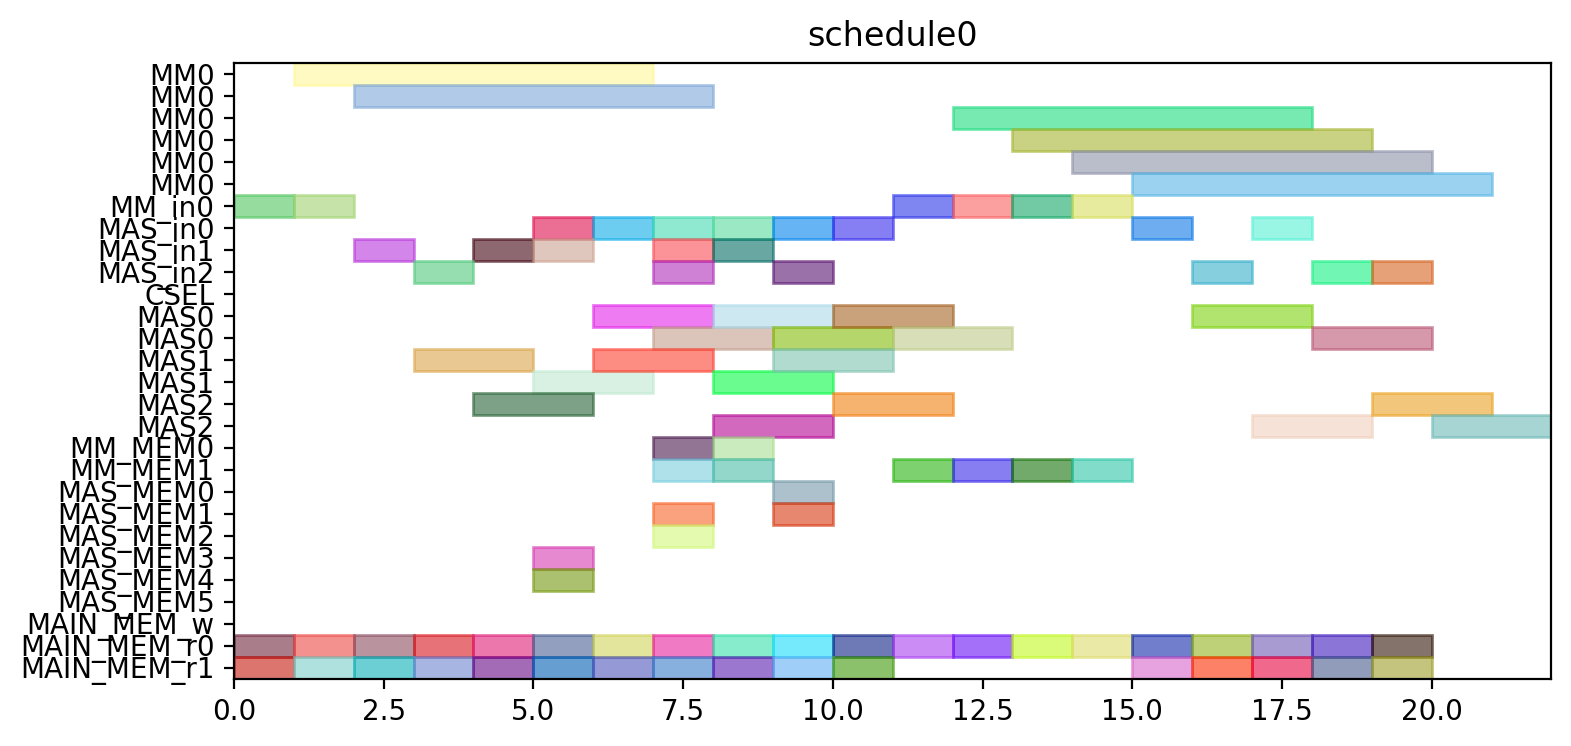

Source code (Python):
from pyschedule import Scenario, solvers, plotters, alt


def solve():
	horizon = 120
	S = Scenario("schedule0", horizon=horizon)

	# resource
	MM = S.Resources('MM', num=1, size=6)
	MM_in = S.Resources('MM_in', num=1)
	MAS_in = S.Resources('MAS_in', num=3)
	CSEL = S.Resource('CSEL')
	MAS = S.Resources('MAS', num=3, size=2, periods=range(1, horizon))
	MM_MEM = S.Resources('MM_MEM', num=2)
	MAS_MEM = S.Resources('MAS_MEM', num=6)
	MAIN_MEM_w = S.Resource('MAIN_MEM_w', size=1)
	MAIN_MEM_r = S.Resources('MAIN_MEM_r', num=2)

	# result of previous scheduling

	# new tasks
	c_qinv_denom_inv0 = S.Task('c_qinv_denom_inv0', length=6, delay_cost=1)
	c_qinv_denom_inv0 += alt(MM)
	c_qinv_denom_inv0_in = S.Task('c_qinv_denom_inv0_in', length=1, delay_cost=1)
	c_qinv_denom_inv0_in += alt(MM_in)
	S += c_qinv_denom_inv0_in*MM_in[0]<=c_qinv_denom_inv0*MM[0]
	c_qinv_denom_inv0_mem0 = S.Task('c_qinv_denom_inv0_mem0', length=1, delay_cost=1)
	c_qinv_denom_inv0_mem0 += MAIN_MEM_r[0]
	S += c_qinv_denom_inv0_mem0 <= c_qinv_denom_inv0

	c_qinv_denom_inv0_mem1 = S.Task('c_qinv_denom_inv0_mem1', length=1, delay_cost=1)
	c_qinv_denom_inv0_mem1 += MAIN_MEM_r[1]
	S += c_qinv_denom_inv0_mem1 <= c_qinv_denom_inv0

	c_qinv_denom_inv1_ = S.Task('c_qinv_denom_inv1_', length=6, delay_cost=1)
	c_qinv_denom_inv1_ += alt(MM)
	c_qinv_denom_inv1__in = S.Task('c_qinv_denom_inv1__in', length=1, delay_cost=1)
	c_qinv_denom_inv1__in += alt(MM_in)
	S += c_qinv_denom_inv1__in*MM_in[0]<=c_qinv_denom_inv1_*MM[0]
	c_qinv_denom_inv1__mem0 = S.Task('c_qinv_denom_inv1__mem0', length=1, delay_cost=1)
	c_qinv_denom_inv1__mem0 += MAIN_MEM_r[0]
	S += c_qinv_denom_inv1__mem0 <= c_qinv_denom_inv1_

	c_qinv_denom_inv1__mem1 = S.Task('c_qinv_denom_inv1__mem1', length=1, delay_cost=1)
	c_qinv_denom_inv1__mem1 += MAIN_MEM_r[1]
	S += c_qinv_denom_inv1__mem1 <= c_qinv_denom_inv1_

	c_qinv0_t2 = S.Task('c_qinv0_t2', length=2, delay_cost=1)
	c_qinv0_t2 += alt(MAS)
	c_qinv0_t2_in = S.Task('c_qinv0_t2_in', length=1, delay_cost=1)
	c_qinv0_t2_in += alt(MAS_in)
	S += c_qinv0_t2_in*MAS_in[0]<=c_qinv0_t2*MAS[0]

	S += c_qinv0_t2_in*MAS_in[1]<=c_qinv0_t2*MAS[1]

	S += c_qinv0_t2_in*MAS_in[2]<=c_qinv0_t2*MAS[2]

	c_qinv0_t2_mem0 = S.Task('c_qinv0_t2_mem0', length=1, delay_cost=1)
	c_qinv0_t2_mem0 += MAIN_MEM_r[0]
	S += c_qinv0_t2_mem0 <= c_qinv0_t2

	c_qinv0_t2_mem1 = S.Task('c_qinv0_t2_mem1', length=1, delay_cost=1)
	c_qinv0_t2_mem1 += MAIN_MEM_r[1]
	S += c_qinv0_t2_mem1 <= c_qinv0_t2

	c_qinv1__t2 = S.Task('c_qinv1__t2', length=2, delay_cost=1)
	c_qinv1__t2 += alt(MAS)
	c_qinv1__t2_in = S.Task('c_qinv1__t2_in', length=1, delay_cost=1)
	c_qinv1__t2_in += alt(MAS_in)
	S += c_qinv1__t2_in*MAS_in[0]<=c_qinv1__t2*MAS[0]

	S += c_qinv1__t2_in*MAS_in[1]<=c_qinv1__t2*MAS[1]

	S += c_qinv1__t2_in*MAS_in[2]<=c_qinv1__t2*MAS[2]

	c_qinv1__t2_mem0 = S.Task('c_qinv1__t2_mem0', length=1, delay_cost=1)
	c_qinv1__t2_mem0 += MAIN_MEM_r[0]
	S += c_qinv1__t2_mem0 <= c_qinv1__t2

	c_qinv1__t2_mem1 = S.Task('c_qinv1__t2_mem1', length=1, delay_cost=1)
	c_qinv1__t2_mem1 += MAIN_MEM_r[1]
	S += c_qinv1__t2_mem1 <= c_qinv1__t2

	c0_t0_t2 = S.Task('c0_t0_t2', length=2, delay_cost=1)
	c0_t0_t2 += alt(MAS)
	c0_t0_t2_in = S.Task('c0_t0_t2_in', length=1, delay_cost=1)
	c0_t0_t2_in += alt(MAS_in)
	S += c0_t0_t2_in*MAS_in[0]<=c0_t0_t2*MAS[0]

	S += c0_t0_t2_in*MAS_in[1]<=c0_t0_t2*MAS[1]

	S += c0_t0_t2_in*MAS_in[2]<=c0_t0_t2*MAS[2]

	c0_t0_t2_mem0 = S.Task('c0_t0_t2_mem0', length=1, delay_cost=1)
	c0_t0_t2_mem0 += MAIN_MEM_r[0]
	S += c0_t0_t2_mem0 <= c0_t0_t2

	c0_t0_t2_mem1 = S.Task('c0_t0_t2_mem1', length=1, delay_cost=1)
	c0_t0_t2_mem1 += MAIN_MEM_r[1]
	S += c0_t0_t2_mem1 <= c0_t0_t2

	c0_t1_t2 = S.Task('c0_t1_t2', length=2, delay_cost=1)
	c0_t1_t2 += alt(MAS)
	c0_t1_t2_in = S.Task('c0_t1_t2_in', length=1, delay_cost=1)
	c0_t1_t2_in += alt(MAS_in)
	S += c0_t1_t2_in*MAS_in[0]<=c0_t1_t2*MAS[0]

	S += c0_t1_t2_in*MAS_in[1]<=c0_t1_t2*MAS[1]

	S += c0_t1_t2_in*MAS_in[2]<=c0_t1_t2*MAS[2]

	c0_t1_t2_mem0 = S.Task('c0_t1_t2_mem0', length=1, delay_cost=1)
	c0_t1_t2_mem0 += MAIN_MEM_r[0]
	S += c0_t1_t2_mem0 <= c0_t1_t2

	c0_t1_t2_mem1 = S.Task('c0_t1_t2_mem1', length=1, delay_cost=1)
	c0_t1_t2_mem1 += MAIN_MEM_r[1]
	S += c0_t1_t2_mem1 <= c0_t1_t2

	c0_t20 = S.Task('c0_t20', length=2, delay_cost=1)
	c0_t20 += alt(MAS)
	c0_t20_in = S.Task('c0_t20_in', length=1, delay_cost=1)
	c0_t20_in += alt(MAS_in)
	S += c0_t20_in*MAS_in[0]<=c0_t20*MAS[0]

	S += c0_t20_in*MAS_in[1]<=c0_t20*MAS[1]

	S += c0_t20_in*MAS_in[2]<=c0_t20*MAS[2]

	c0_t20_mem0 = S.Task('c0_t20_mem0', length=1, delay_cost=1)
	c0_t20_mem0 += MAIN_MEM_r[0]
	S += c0_t20_mem0 <= c0_t20

	c0_t20_mem1 = S.Task('c0_t20_mem1', length=1, delay_cost=1)
	c0_t20_mem1 += MAIN_MEM_r[1]
	S += c0_t20_mem1 <= c0_t20

	c0_t21 = S.Task('c0_t21', length=2, delay_cost=1)
	c0_t21 += alt(MAS)
	c0_t21_in = S.Task('c0_t21_in', length=1, delay_cost=1)
	c0_t21_in += alt(MAS_in)
	S += c0_t21_in*MAS_in[0]<=c0_t21*MAS[0]

	S += c0_t21_in*MAS_in[1]<=c0_t21*MAS[1]

	S += c0_t21_in*MAS_in[2]<=c0_t21*MAS[2]

	c0_t21_mem0 = S.Task('c0_t21_mem0', length=1, delay_cost=1)
	c0_t21_mem0 += MAIN_MEM_r[0]
	S += c0_t21_mem0 <= c0_t21

	c0_t21_mem1 = S.Task('c0_t21_mem1', length=1, delay_cost=1)
	c0_t21_mem1 += MAIN_MEM_r[1]
	S += c0_t21_mem1 <= c0_t21

	c1_t0_t2 = S.Task('c1_t0_t2', length=2, delay_cost=1)
	c1_t0_t2 += alt(MAS)
	c1_t0_t2_in = S.Task('c1_t0_t2_in', length=1, delay_cost=1)
	c1_t0_t2_in += alt(MAS_in)
	S += c1_t0_t2_in*MAS_in[0]<=c1_t0_t2*MAS[0]

	S += c1_t0_t2_in*MAS_in[1]<=c1_t0_t2*MAS[1]

	S += c1_t0_t2_in*MAS_in[2]<=c1_t0_t2*MAS[2]

	c1_t0_t2_mem0 = S.Task('c1_t0_t2_mem0', length=1, delay_cost=1)
	c1_t0_t2_mem0 += MAIN_MEM_r[0]
	S += c1_t0_t2_mem0 <= c1_t0_t2

	c1_t0_t2_mem1 = S.Task('c1_t0_t2_mem1', length=1, delay_cost=1)
	c1_t0_t2_mem1 += MAIN_MEM_r[1]
	S += c1_t0_t2_mem1 <= c1_t0_t2

	c1_t1_t2 = S.Task('c1_t1_t2', length=2, delay_cost=1)
	c1_t1_t2 += alt(MAS)
	c1_t1_t2_in = S.Task('c1_t1_t2_in', length=1, delay_cost=1)
	c1_t1_t2_in += alt(MAS_in)
	S += c1_t1_t2_in*MAS_in[0]<=c1_t1_t2*MAS[0]

	S += c1_t1_t2_in*MAS_in[1]<=c1_t1_t2*MAS[1]

	S += c1_t1_t2_in*MAS_in[2]<=c1_t1_t2*MAS[2]

	c1_t1_t2_mem0 = S.Task('c1_t1_t2_mem0', length=1, delay_cost=1)
	c1_t1_t2_mem0 += MAIN_MEM_r[0]
	S += c1_t1_t2_mem0 <= c1_t1_t2

	c1_t1_t2_mem1 = S.Task('c1_t1_t2_mem1', length=1, delay_cost=1)
	c1_t1_t2_mem1 += MAIN_MEM_r[1]
	S += c1_t1_t2_mem1 <= c1_t1_t2

	c1_t20 = S.Task('c1_t20', length=2, delay_cost=1)
	c1_t20 += alt(MAS)
	c1_t20_in = S.Task('c1_t20_in', length=1, delay_cost=1)
	c1_t20_in += alt(MAS_in)
	S += c1_t20_in*MAS_in[0]<=c1_t20*MAS[0]

	S += c1_t20_in*MAS_in[1]<=c1_t20*MAS[1]

	S += c1_t20_in*MAS_in[2]<=c1_t20*MAS[2]

	c1_t20_mem0 = S.Task('c1_t20_mem0', length=1, delay_cost=1)
	c1_t20_mem0 += MAIN_MEM_r[0]
	S += c1_t20_mem0 <= c1_t20

	c1_t20_mem1 = S.Task('c1_t20_mem1', length=1, delay_cost=1)
	c1_t20_mem1 += MAIN_MEM_r[1]
	S += c1_t20_mem1 <= c1_t20

	c1_t21 = S.Task('c1_t21', length=2, delay_cost=1)
	c1_t21 += alt(MAS)
	c1_t21_in = S.Task('c1_t21_in', length=1, delay_cost=1)
	c1_t21_in += alt(MAS_in)
	S += c1_t21_in*MAS_in[0]<=c1_t21*MAS[0]

	S += c1_t21_in*MAS_in[1]<=c1_t21*MAS[1]

	S += c1_t21_in*MAS_in[2]<=c1_t21*MAS[2]

	c1_t21_mem0 = S.Task('c1_t21_mem0', length=1, delay_cost=1)
	c1_t21_mem0 += MAIN_MEM_r[0]
	S += c1_t21_mem0 <= c1_t21

	c1_t21_mem1 = S.Task('c1_t21_mem1', length=1, delay_cost=1)
	c1_t21_mem1 += MAIN_MEM_r[1]
	S += c1_t21_mem1 <= c1_t21

	c2_t0_t2 = S.Task('c2_t0_t2', length=2, delay_cost=1)
	c2_t0_t2 += alt(MAS)
	c2_t0_t2_in = S.Task('c2_t0_t2_in', length=1, delay_cost=1)
	c2_t0_t2_in += alt(MAS_in)
	S += c2_t0_t2_in*MAS_in[0]<=c2_t0_t2*MAS[0]

	S += c2_t0_t2_in*MAS_in[1]<=c2_t0_t2*MAS[1]

	S += c2_t0_t2_in*MAS_in[2]<=c2_t0_t2*MAS[2]

	c2_t0_t2_mem0 = S.Task('c2_t0_t2_mem0', length=1, delay_cost=1)
	c2_t0_t2_mem0 += MAIN_MEM_r[0]
	S += c2_t0_t2_mem0 <= c2_t0_t2

	c2_t0_t2_mem1 = S.Task('c2_t0_t2_mem1', length=1, delay_cost=1)
	c2_t0_t2_mem1 += MAIN_MEM_r[1]
	S += c2_t0_t2_mem1 <= c2_t0_t2

	c2_t1_t2 = S.Task('c2_t1_t2', length=2, delay_cost=1)
	c2_t1_t2 += alt(MAS)
	c2_t1_t2_in = S.Task('c2_t1_t2_in', length=1, delay_cost=1)
	c2_t1_t2_in += alt(MAS_in)
	S += c2_t1_t2_in*MAS_in[0]<=c2_t1_t2*MAS[0]

	S += c2_t1_t2_in*MAS_in[1]<=c2_t1_t2*MAS[1]

	S += c2_t1_t2_in*MAS_in[2]<=c2_t1_t2*MAS[2]

	c2_t1_t2_mem0 = S.Task('c2_t1_t2_mem0', length=1, delay_cost=1)
	c2_t1_t2_mem0 += MAIN_MEM_r[0]
	S += c2_t1_t2_mem0 <= c2_t1_t2

	c2_t1_t2_mem1 = S.Task('c2_t1_t2_mem1', length=1, delay_cost=1)
	c2_t1_t2_mem1 += MAIN_MEM_r[1]
	S += c2_t1_t2_mem1 <= c2_t1_t2

	c2_t20 = S.Task('c2_t20', length=2, delay_cost=1)
	c2_t20 += alt(MAS)
	c2_t20_in = S.Task('c2_t20_in', length=1, delay_cost=1)
	c2_t20_in += alt(MAS_in)
	S += c2_t20_in*MAS_in[0]<=c2_t20*MAS[0]

	S += c2_t20_in*MAS_in[1]<=c2_t20*MAS[1]

	S += c2_t20_in*MAS_in[2]<=c2_t20*MAS[2]

	c2_t20_mem0 = S.Task('c2_t20_mem0', length=1, delay_cost=1)
	c2_t20_mem0 += MAIN_MEM_r[0]
	S += c2_t20_mem0 <= c2_t20

	c2_t20_mem1 = S.Task('c2_t20_mem1', length=1, delay_cost=1)
	c2_t20_mem1 += MAIN_MEM_r[1]
	S += c2_t20_mem1 <= c2_t20

	c2_t21 = S.Task('c2_t21', length=2, delay_cost=1)
	c2_t21 += alt(MAS)
	c2_t21_in = S.Task('c2_t21_in', length=1, delay_cost=1)
	c2_t21_in += alt(MAS_in)
	S += c2_t21_in*MAS_in[0]<=c2_t21*MAS[0]

	S += c2_t21_in*MAS_in[1]<=c2_t21*MAS[1]

	S += c2_t21_in*MAS_in[2]<=c2_t21*MAS[2]

	c2_t21_mem0 = S.Task('c2_t21_mem0', length=1, delay_cost=1)
	c2_t21_mem0 += MAIN_MEM_r[0]
	S += c2_t21_mem0 <= c2_t21

	c2_t21_mem1 = S.Task('c2_t21_mem1', length=1, delay_cost=1)
	c2_t21_mem1 += MAIN_MEM_r[1]
	S += c2_t21_mem1 <= c2_t21

	c_qinv0_t0 = S.Task('c_qinv0_t0', length=6, delay_cost=1)
	c_qinv0_t0 += alt(MM)
	c_qinv0_t0_in = S.Task('c_qinv0_t0_in', length=1, delay_cost=1)
	c_qinv0_t0_in += alt(MM_in)
	S += c_qinv0_t0_in*MM_in[0]<=c_qinv0_t0*MM[0]
	c_qinv0_t0_mem0 = S.Task('c_qinv0_t0_mem0', length=1, delay_cost=1)
	c_qinv0_t0_mem0 += MAIN_MEM_r[0]
	S += c_qinv0_t0_mem0 <= c_qinv0_t0

	c_qinv0_t0_mem1 = S.Task('c_qinv0_t0_mem1', length=1, delay_cost=1)
	c_qinv0_t0_mem1 += alt(MM_MEM)
	S += (c_qinv_denom_inv0*MM[0])-1 < c_qinv0_t0_mem1*MM_MEM[1]
	S += c_qinv0_t0_mem1 <= c_qinv0_t0

	c_qinv0_t1 = S.Task('c_qinv0_t1', length=6, delay_cost=1)
	c_qinv0_t1 += alt(MM)
	c_qinv0_t1_in = S.Task('c_qinv0_t1_in', length=1, delay_cost=1)
	c_qinv0_t1_in += alt(MM_in)
	S += c_qinv0_t1_in*MM_in[0]<=c_qinv0_t1*MM[0]
	c_qinv0_t1_mem0 = S.Task('c_qinv0_t1_mem0', length=1, delay_cost=1)
	c_qinv0_t1_mem0 += MAIN_MEM_r[0]
	S += c_qinv0_t1_mem0 <= c_qinv0_t1

	c_qinv0_t1_mem1 = S.Task('c_qinv0_t1_mem1', length=1, delay_cost=1)
	c_qinv0_t1_mem1 += alt(MM_MEM)
	S += (c_qinv_denom_inv1_*MM[0])-1 < c_qinv0_t1_mem1*MM_MEM[1]
	S += c_qinv0_t1_mem1 <= c_qinv0_t1

	c_qinv0_t3 = S.Task('c_qinv0_t3', length=2, delay_cost=1)
	c_qinv0_t3 += alt(MAS)
	c_qinv0_t3_in = S.Task('c_qinv0_t3_in', length=1, delay_cost=1)
	c_qinv0_t3_in += alt(MAS_in)
	S += c_qinv0_t3_in*MAS_in[0]<=c_qinv0_t3*MAS[0]

	S += c_qinv0_t3_in*MAS_in[1]<=c_qinv0_t3*MAS[1]

	S += c_qinv0_t3_in*MAS_in[2]<=c_qinv0_t3*MAS[2]

	c_qinv0_t3_mem0 = S.Task('c_qinv0_t3_mem0', length=1, delay_cost=1)
	c_qinv0_t3_mem0 += alt(MM_MEM)
	S += (c_qinv_denom_inv0*MM[0])-1 < c_qinv0_t3_mem0*MM_MEM[0]
	S += c_qinv0_t3_mem0 <= c_qinv0_t3

	c_qinv0_t3_mem1 = S.Task('c_qinv0_t3_mem1', length=1, delay_cost=1)
	c_qinv0_t3_mem1 += alt(MM_MEM)
	S += (c_qinv_denom_inv1_*MM[0])-1 < c_qinv0_t3_mem1*MM_MEM[1]
	S += c_qinv0_t3_mem1 <= c_qinv0_t3

	c_qinv1__t0 = S.Task('c_qinv1__t0', length=6, delay_cost=1)
	c_qinv1__t0 += alt(MM)
	c_qinv1__t0_in = S.Task('c_qinv1__t0_in', length=1, delay_cost=1)
	c_qinv1__t0_in += alt(MM_in)
	S += c_qinv1__t0_in*MM_in[0]<=c_qinv1__t0*MM[0]
	c_qinv1__t0_mem0 = S.Task('c_qinv1__t0_mem0', length=1, delay_cost=1)
	c_qinv1__t0_mem0 += MAIN_MEM_r[0]
	S += c_qinv1__t0_mem0 <= c_qinv1__t0

	c_qinv1__t0_mem1 = S.Task('c_qinv1__t0_mem1', length=1, delay_cost=1)
	c_qinv1__t0_mem1 += alt(MM_MEM)
	S += (c_qinv_denom_inv0*MM[0])-1 < c_qinv1__t0_mem1*MM_MEM[1]
	S += c_qinv1__t0_mem1 <= c_qinv1__t0

	c_qinv1__t1 = S.Task('c_qinv1__t1', length=6, delay_cost=1)
	c_qinv1__t1 += alt(MM)
	c_qinv1__t1_in = S.Task('c_qinv1__t1_in', length=1, delay_cost=1)
	c_qinv1__t1_in += alt(MM_in)
	S += c_qinv1__t1_in*MM_in[0]<=c_qinv1__t1*MM[0]
	c_qinv1__t1_mem0 = S.Task('c_qinv1__t1_mem0', length=1, delay_cost=1)
	c_qinv1__t1_mem0 += MAIN_MEM_r[0]
	S += c_qinv1__t1_mem0 <= c_qinv1__t1

	c_qinv1__t1_mem1 = S.Task('c_qinv1__t1_mem1', length=1, delay_cost=1)
	c_qinv1__t1_mem1 += alt(MM_MEM)
	S += (c_qinv_denom_inv1_*MM[0])-1 < c_qinv1__t1_mem1*MM_MEM[1]
	S += c_qinv1__t1_mem1 <= c_qinv1__t1

	c_qinv1__t3 = S.Task('c_qinv1__t3', length=2, delay_cost=1)
	c_qinv1__t3 += alt(MAS)
	c_qinv1__t3_in = S.Task('c_qinv1__t3_in', length=1, delay_cost=1)
	c_qinv1__t3_in += alt(MAS_in)
	S += c_qinv1__t3_in*MAS_in[0]<=c_qinv1__t3*MAS[0]

	S += c_qinv1__t3_in*MAS_in[1]<=c_qinv1__t3*MAS[1]

	S += c_qinv1__t3_in*MAS_in[2]<=c_qinv1__t3*MAS[2]

	c_qinv1__t3_mem0 = S.Task('c_qinv1__t3_mem0', length=1, delay_cost=1)
	c_qinv1__t3_mem0 += alt(MM_MEM)
	S += (c_qinv_denom_inv0*MM[0])-1 < c_qinv1__t3_mem0*MM_MEM[0]
	S += c_qinv1__t3_mem0 <= c_qinv1__t3

	c_qinv1__t3_mem1 = S.Task('c_qinv1__t3_mem1', length=1, delay_cost=1)
	c_qinv1__t3_mem1 += alt(MM_MEM)
	S += (c_qinv_denom_inv1_*MM[0])-1 < c_qinv1__t3_mem1*MM_MEM[1]
	S += c_qinv1__t3_mem1 <= c_qinv1__t3

	c0_t4_t2 = S.Task('c0_t4_t2', length=2, delay_cost=1)
	c0_t4_t2 += alt(MAS)
	c0_t4_t2_in = S.Task('c0_t4_t2_in', length=1, delay_cost=1)
	c0_t4_t2_in += alt(MAS_in)
	S += c0_t4_t2_in*MAS_in[0]<=c0_t4_t2*MAS[0]

	S += c0_t4_t2_in*MAS_in[1]<=c0_t4_t2*MAS[1]

	S += c0_t4_t2_in*MAS_in[2]<=c0_t4_t2*MAS[2]

	c0_t4_t2_mem0 = S.Task('c0_t4_t2_mem0', length=1, delay_cost=1)
	c0_t4_t2_mem0 += alt(MAS_MEM)
	S += (c0_t20*MAS[0])-1 < c0_t4_t2_mem0*MAS_MEM[0]
	S += (c0_t20*MAS[1])-1 < c0_t4_t2_mem0*MAS_MEM[2]
	S += (c0_t20*MAS[2])-1 < c0_t4_t2_mem0*MAS_MEM[4]
	S += c0_t4_t2_mem0 <= c0_t4_t2

	c0_t4_t2_mem1 = S.Task('c0_t4_t2_mem1', length=1, delay_cost=1)
	c0_t4_t2_mem1 += alt(MAS_MEM)
	S += (c0_t21*MAS[0])-1 < c0_t4_t2_mem1*MAS_MEM[1]
	S += (c0_t21*MAS[1])-1 < c0_t4_t2_mem1*MAS_MEM[3]
	S += (c0_t21*MAS[2])-1 < c0_t4_t2_mem1*MAS_MEM[5]
	S += c0_t4_t2_mem1 <= c0_t4_t2

	c1_t4_t2 = S.Task('c1_t4_t2', length=2, delay_cost=1)
	c1_t4_t2 += alt(MAS)
	c1_t4_t2_in = S.Task('c1_t4_t2_in', length=1, delay_cost=1)
	c1_t4_t2_in += alt(MAS_in)
	S += c1_t4_t2_in*MAS_in[0]<=c1_t4_t2*MAS[0]

	S += c1_t4_t2_in*MAS_in[1]<=c1_t4_t2*MAS[1]

	S += c1_t4_t2_in*MAS_in[2]<=c1_t4_t2*MAS[2]

	c1_t4_t2_mem0 = S.Task('c1_t4_t2_mem0', length=1, delay_cost=1)
	c1_t4_t2_mem0 += alt(MAS_MEM)
	S += (c1_t20*MAS[0])-1 < c1_t4_t2_mem0*MAS_MEM[0]
	S += (c1_t20*MAS[1])-1 < c1_t4_t2_mem0*MAS_MEM[2]
	S += (c1_t20*MAS[2])-1 < c1_t4_t2_mem0*MAS_MEM[4]
	S += c1_t4_t2_mem0 <= c1_t4_t2

	c1_t4_t2_mem1 = S.Task('c1_t4_t2_mem1', length=1, delay_cost=1)
	c1_t4_t2_mem1 += alt(MAS_MEM)
	S += (c1_t21*MAS[0])-1 < c1_t4_t2_mem1*MAS_MEM[1]
	S += (c1_t21*MAS[1])-1 < c1_t4_t2_mem1*MAS_MEM[3]
	S += (c1_t21*MAS[2])-1 < c1_t4_t2_mem1*MAS_MEM[5]
	S += c1_t4_t2_mem1 <= c1_t4_t2

	c2_t4_t2 = S.Task('c2_t4_t2', length=2, delay_cost=1)
	c2_t4_t2 += alt(MAS)
	c2_t4_t2_in = S.Task('c2_t4_t2_in', length=1, delay_cost=1)
	c2_t4_t2_in += alt(MAS_in)
	S += c2_t4_t2_in*MAS_in[0]<=c2_t4_t2*MAS[0]

	S += c2_t4_t2_in*MAS_in[1]<=c2_t4_t2*MAS[1]

	S += c2_t4_t2_in*MAS_in[2]<=c2_t4_t2*MAS[2]

	c2_t4_t2_mem0 = S.Task('c2_t4_t2_mem0', length=1, delay_cost=1)
	c2_t4_t2_mem0 += alt(MAS_MEM)
	S += (c2_t20*MAS[0])-1 < c2_t4_t2_mem0*MAS_MEM[0]
	S += (c2_t20*MAS[1])-1 < c2_t4_t2_mem0*MAS_MEM[2]
	S += (c2_t20*MAS[2])-1 < c2_t4_t2_mem0*MAS_MEM[4]
	S += c2_t4_t2_mem0 <= c2_t4_t2

	c2_t4_t2_mem1 = S.Task('c2_t4_t2_mem1', length=1, delay_cost=1)
	c2_t4_t2_mem1 += alt(MAS_MEM)
	S += (c2_t21*MAS[0])-1 < c2_t4_t2_mem1*MAS_MEM[1]
	S += (c2_t21*MAS[1])-1 < c2_t4_t2_mem1*MAS_MEM[3]
	S += (c2_t21*MAS[2])-1 < c2_t4_t2_mem1*MAS_MEM[5]
	S += c2_t4_t2_mem1 <= c2_t4_t2

	solvers.mip.solve(S,msg=1,kind='CPLEX',ratio_gap=1.01)

	solution = [['hoge']*len(S.solution()[1]) for i in range(len(S.solution()))]
	for i in range(len(S.solution())):
		for j in range(len(S.solution()[i])):
			solution[i][j]=str(S.solution()[i][j])
	print(solution)

	cycles = int(solution[-1][3])

	pic_file_name = "/mnt/rose/usr1/fukuda/ABE/multiRAM_multiMAS_16mux/scheduling_result/stage6MM1_stage2MAS3/FP12_INV_AFTER_FPINV/schedule0.png"
	if(S.solution() != []):
		plotters.matplotlib.plot(S,img_filename=pic_file_name, show_task_labels=False, fig_size=(cycles*0.25+3, 4))

	return solution
